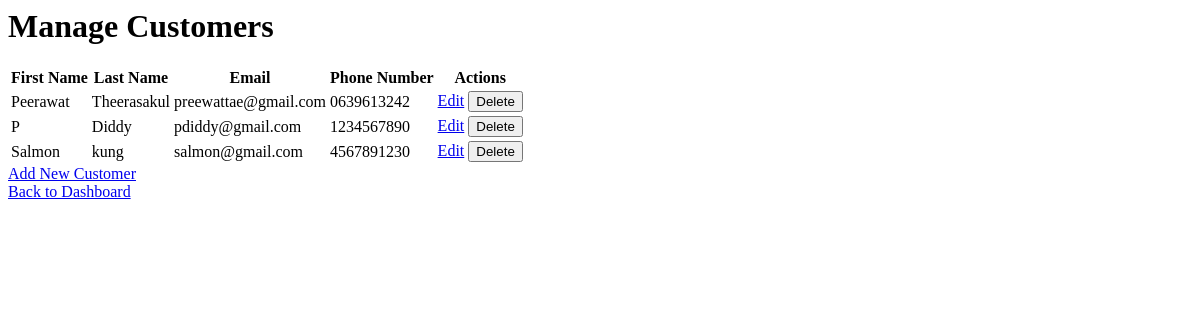
Before: /customers/ with the older database file.
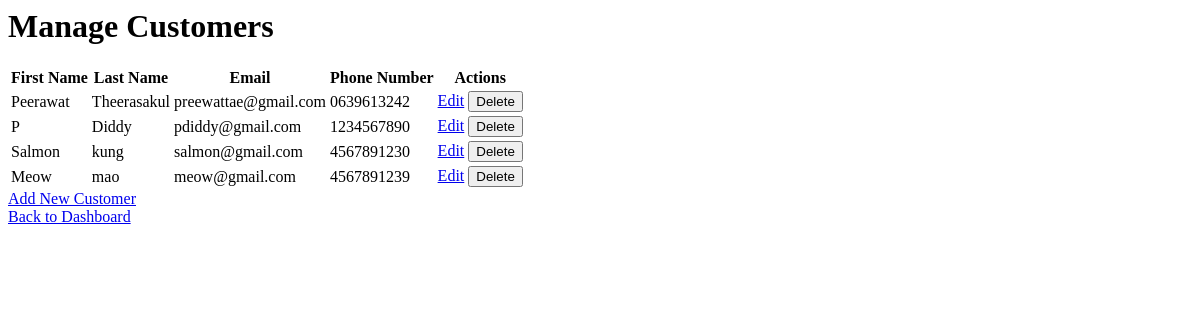
After: the same page with the newer database file.
### core/models.py (models this page shows, shortened)
class Customer(models.Model):
    first_name = models.CharField(max_length=255)
    last_name = models.CharField(max_length=255)
    phone_num = models.CharField(max_length=15)
    email = models.EmailField(unique=True)

### core/views.py (the view)
# urls.py: path('customers/', views.customer_list, name='customer_list'),
def customer_list(request):
    customers = Customer.objects.all()
    return render(request, 'core/customer_list.html', {'customers': customers})

### core/templates/core/customer_list.html (shortened to what this page needs)
<div class="container mt-4">
    <h1>Manage Customers</h1>
    <table class="table table-striped">
        <thead>
            <tr>
                <th>First Name</th>
                <th>Last Name</th>
                <th>Email</th>
                <th>Phone Number</th>
                <th>Actions</th>
            </tr>
        </thead>
        <tbody>
            {% for customer in customers %}
            <tr>
                <td>{{ customer.first_name }}</td>
                <td>{{ customer.last_name }}</td>
                <td>{{ customer.email }}</td>
                <td>{{ customer.phone_num }}</td>
                <td>
                    <a href="{% url 'customer_edit' customer.id %}" class="btn btn-warning btn-sm">Edit</a>
                    <form method="post" action="{% url 'customer_delete' customer.id %}" style="display:inline;">
                        <button type="submit" class="btn btn-danger btn-sm">Delete</button>
                    </form>
                </td>
            </tr>
            {% endfor %}
        </tbody>
    </table>
</div>
<a href="{% url 'customer_create' %}" class="btn btn-primary mb-3">Add New Customer</a>
<div class="d-flex justify-content-end mb-3">
<a href="{% url 'dashboard' %}" class="btn btn-secondary">Back to Dashboard</a>

Changed rows visible on the page:
added Customer: first_name "Meow", last_name "mao", email "meow@gmail.com", phone_num "4567891239"
